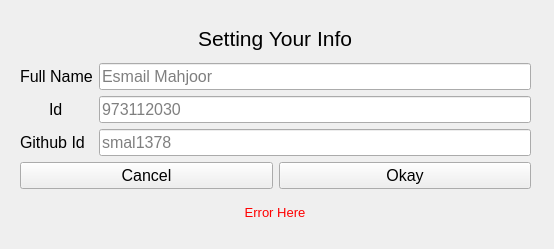
<?xml version="1.0" encoding="UTF-8"?>
<ui version="4.0">
 <class>New_Stu</class>
 <widget class="QWidget" name="New_Stu">
  <property name="geometry">
   <rect>
    <x>0</x>
    <y>0</y>
    <width>554</width>
    <height>249</height>
   </rect>
  </property>
  <property name="font">
   <font>
    <pointsize>12</pointsize>
   </font>
  </property>
  <property name="windowTitle">
   <string>New Student</string>
  </property>
  <widget class="QWidget" name="verticalLayoutWidget">
   <property name="geometry">
    <rect>
     <x>20</x>
     <y>20</y>
     <width>511</width>
     <height>211</height>
    </rect>
   </property>
   <layout class="QVBoxLayout" name="verticalLayout">
    <item alignment="Qt::AlignHCenter|Qt::AlignVCenter">
     <widget class="QLabel" name="label_3">
      <property name="font">
       <font>
        <pointsize>16</pointsize>
       </font>
      </property>
      <property name="text">
       <string>Setting Your Info</string>
      </property>
     </widget>
    </item>
    <item>
     <layout class="QGridLayout" name="gridLayout">
      <item row="0" column="3">
       <widget class="QLineEdit" name="lineEdit">
        <property name="placeholderText">
         <string>Esmail Mahjoor</string>
        </property>
       </widget>
      </item>
      <item row="1" column="3">
       <widget class="QLineEdit" name="lineEdit_2">
        <property name="placeholderText">
         <string>973112030</string>
        </property>
       </widget>
      </item>
      <item row="1" column="1" alignment="Qt::AlignHCenter|Qt::AlignVCenter">
       <widget class="QLabel" name="label_2">
        <property name="text">
         <string>Id</string>
        </property>
       </widget>
      </item>
      <item row="0" column="1" alignment="Qt::AlignHCenter|Qt::AlignVCenter">
       <widget class="QLabel" name="label">
        <property name="text">
         <string>Full Name</string>
        </property>
       </widget>
      </item>
      <item row="2" column="1">
       <widget class="QLabel" name="label_4">
        <property name="text">
         <string>Github Id</string>
        </property>
       </widget>
      </item>
      <item row="2" column="3">
       <widget class="QLineEdit" name="lineEdit_3">
        <property name="placeholderText">
         <string>smal1378</string>
        </property>
       </widget>
      </item>
     </layout>
    </item>
    <item>
     <layout class="QHBoxLayout" name="horizontalLayout">
      <item>
       <widget class="QPushButton" name="pushButton_2">
        <property name="text">
         <string>Cancel</string>
        </property>
       </widget>
      </item>
      <item>
       <widget class="QPushButton" name="pushButton">
        <property name="text">
         <string>Okay</string>
        </property>
       </widget>
      </item>
     </layout>
    </item>
    <item alignment="Qt::AlignHCenter|Qt::AlignVCenter">
     <widget class="QLabel" name="label_error">
      <property name="enabled">
       <bool>true</bool>
      </property>
      <property name="minimumSize">
       <size>
        <width>400</width>
        <height>0</height>
       </size>
      </property>
      <property name="font">
       <font>
        <pointsize>10</pointsize>
       </font>
      </property>
      <property name="styleSheet">
       <string notr="true">color: red;</string>
      </property>
      <property name="text">
       <string>Error Here</string>
      </property>
      <property name="alignment">
       <set>Qt::AlignCenter</set>
      </property>
      <property name="wordWrap">
       <bool>true</bool>
      </property>
     </widget>
    </item>
   </layout>
  </widget>
 </widget>
 <tabstops>
  <tabstop>lineEdit</tabstop>
  <tabstop>lineEdit_2</tabstop>
  <tabstop>lineEdit_3</tabstop>
  <tabstop>pushButton</tabstop>
  <tabstop>pushButton_2</tabstop>
 </tabstops>
 <resources/>
 <connections>
  <connection>
   <sender>pushButton</sender>
   <signal>clicked()</signal>
   <receiver>New_Stu</receiver>
   <slot>button_ok()</slot>
   <hints>
    <hint type="sourcelabel">
     <x>528</x>
     <y>185</y>
    </hint>
    <hint type="destinationlabel">
     <x>553</x>
     <y>231</y>
    </hint>
   </hints>
  </connection>
  <connection>
   <sender>New_Stu</sender>
   <signal>set_name(QString)</signal>
   <receiver>lineEdit</receiver>
   <slot>setText(QString)</slot>
   <hints>
    <hint type="sourcelabel">
     <x>546</x>
     <y>108</y>
    </hint>
    <hint type="destinationlabel">
     <x>528</x>
     <y>86</y>
    </hint>
   </hints>
  </connection>
  <connection>
   <sender>New_Stu</sender>
   <signal>set_id(QString)</signal>
   <receiver>lineEdit_2</receiver>
   <slot>setText(QString)</slot>
   <hints>
    <hint type="sourcelabel">
     <x>164</x>
     <y>245</y>
    </hint>
    <hint type="destinationlabel">
     <x>237</x>
     <y>117</y>
    </hint>
   </hints>
  </connection>
  <connection>
   <sender>pushButton_2</sender>
   <signal>clicked()</signal>
   <receiver>New_Stu</receiver>
   <slot>close()</slot>
   <hints>
    <hint type="sourcelabel">
     <x>97</x>
     <y>185</y>
    </hint>
    <hint type="destinationlabel">
     <x>95</x>
     <y>253</y>
    </hint>
   </hints>
  </connection>
  <connection>
   <sender>New_Stu</sender>
   <signal>set_github(QString)</signal>
   <receiver>lineEdit_3</receiver>
   <slot>setText(QString)</slot>
   <hints>
    <hint type="sourcelabel">
     <x>130</x>
     <y>232</y>
    </hint>
    <hint type="destinationlabel">
     <x>141</x>
     <y>142</y>
    </hint>
   </hints>
  </connection>
 </connections>
 <slots>
  <signal>set_name(QString)</signal>
  <signal>set_id(QString)</signal>
  <signal>set_github(QString)</signal>
  <slot>button_ok()</slot>
 </slots>
</ui>
